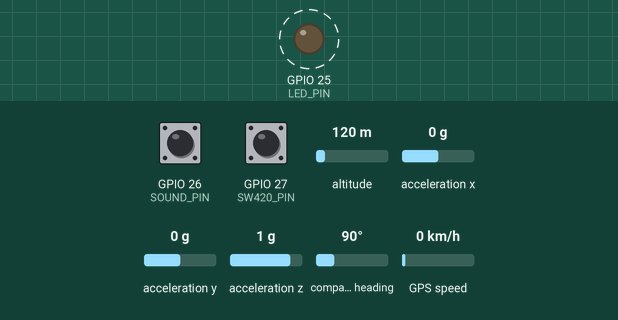
Simulated run of this sketch. Board: ESP32. On the bench: output pins drawn as LEDs (lit = HIGH). Wiring (inferred from the names in the program): MPU-9250 motion sensor at I2C address 0x68. Dashed ring = blinking. The inputs (shaded band) are chosen by the test bench; at power-on: GPIO 26 (SOUND_PIN) HIGH, GPIO 27 (SW420_PIN) HIGH, altitude 120 m, acceleration x 0 g, acceleration y 0 g, acceleration z 1 g, compass heading 90°, GPS speed 0 km/h. The GPS gets a fix after 3 s at 37.7749, -122.4194 with 8 satellites; what the sketch prints to the serial monitor is not drawn.

Above: at 2.6 s.
Timing chart, 0 to 5.4 s (numbered marks = the images above):
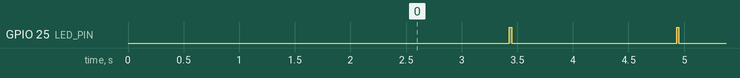

Measured:
- by itself, GPIO 25 (LED_PIN): alternates HIGH for 0.02 s and LOW for 1.5 s

The sketch:

node-01-seismic.ino
```cpp
/* SENTINEL-MESH · NODE 01 · MPU-6500 EARTHQUAKE/VIBRATION
 * Direct USB mode for the dashboard's Node 01 "Connect port" button.
 * Output: exactly one JSON object per line at 115200 baud.
 */
#include <Wire.h>
#include <TinyGPSPlus.h>

constexpr uint8_t MPU_SDA = 21, MPU_SCL = 22;
constexpr uint8_t SW420_PIN = 27, SOUND_PIN = 26, LED_PIN = 25;
constexpr uint8_t GPS_RX_PIN = 16, GPS_TX_PIN = 18;
constexpr uint8_t SW420_ACTIVE_STATE = LOW, SOUND_ACTIVE_STATE = LOW;
constexpr uint32_t SERIAL_BAUD = 115200, GPS_BAUD = 9600;
constexpr uint32_t SAMPLE_INTERVAL_MS = 20, PACKET_INTERVAL_MS = 1500;
constexpr int BATTERY_PERCENT = 100;
constexpr uint8_t MPU_ADDRESS = 0x68, WHO_AM_I_REG = 0x75;
constexpr uint8_t PWR_MGMT_1 = 0x6B, CONFIG_REG = 0x1A, SMPLRT_DIV = 0x19;
constexpr uint8_t GYRO_CONFIG = 0x1B, ACCEL_CONFIG = 0x1C, ACCEL_XOUT_H = 0x3B;
TinyGPSPlus gps;
HardwareSerial gpsSerial(2);
float gravityX = 0, gravityY = 0, gravityZ = 1, packetPeakG = 0;
unsigned long lastSample = 0, lastPacket = 0;
void writeRegister(uint8_t reg, uint8_t value) { Wire.beginTransmission(MPU_ADDRESS); Wire.write(reg); Wire.write(value); Wire.endTransmission(); }
uint8_t readRegister(uint8_t reg) { Wire.beginTransmission(MPU_ADDRESS); Wire.write(reg); if (Wire.endTransmission(false) != 0) return 0xFF; Wire.requestFrom(MPU_ADDRESS, (uint8_t)1); return Wire.available() ? Wire.read() : 0xFF; }
bool readBytes(uint8_t reg, uint8_t* buffer, uint8_t length) { Wire.beginTransmission(MPU_ADDRESS); Wire.write(reg); if (Wire.endTransmission(false) != 0) return false; if (Wire.requestFrom(MPU_ADDRESS, length) != length) return false; for (uint8_t i = 0; i < length; i++) buffer[i] = Wire.read(); return true; }
bool setupMPU6500() { const uint8_t id = readRegister(WHO_AM_I_REG); if (id != 0x70 && id != 0x71 && id != 0x73) return false; writeRegister(PWR_MGMT_1, 0x80); delay(100); writeRegister(PWR_MGMT_1, 0x01); delay(100); writeRegister(CONFIG_REG, 0x03); writeRegister(SMPLRT_DIV, 9); writeRegister(GYRO_CONFIG, 0x08); writeRegister(ACCEL_CONFIG, 0x10); delay(100); return true; }
bool readAcceleration(float& x, float& y, float& z) { uint8_t data[6]; if (!readBytes(ACCEL_XOUT_H, data, sizeof(data))) return false; x = (int16_t)((data[0] << 8) | data[1]) / 4096.0f; y = (int16_t)((data[2] << 8) | data[3]) / 4096.0f; z = (int16_t)((data[4] << 8) | data[5]) / 4096.0f; return true; }
void calibrateGravity() { float sx = 0, sy = 0, sz = 0; int valid = 0; for (int i = 0; i < 150; i++) { float x, y, z; if (readAcceleration(x, y, z)) { sx += x; sy += y; sz += z; valid++; } delay(10); } if (valid) { gravityX = sx / valid; gravityY = sy / valid; gravityZ = sz / valid; } }
void sampleMotion() { float x, y, z; if (!readAcceleration(x, y, z)) return; constexpr float alpha = 0.01f; gravityX += alpha * (x - gravityX); gravityY += alpha * (y - gravityY); gravityZ += alpha * (z - gravityZ); const float lx = x - gravityX, ly = y - gravityY, lz = z - gravityZ; packetPeakG = max(packetPeakG, sqrtf(lx * lx + ly * ly + lz * lz)); }
void readGPS() { while (gpsSerial.available()) gps.encode(gpsSerial.read()); }
void sendDashboardPacket() { const int shock = digitalRead(SW420_PIN) == SW420_ACTIVE_STATE; const int sound = digitalRead(SOUND_PIN) == SOUND_ACTIVE_STATE; String packet = "{\"nodeId\":\"node-1\",\"battery\":" + String(BATTERY_PERCENT) + ",\"sensors\":{\"acceleration\":" + String(packetPeakG, 4) + ",\"shock\":" + String(shock) + ",\"sound\":" + String(sound) + "}"; if (gps.location.isValid() && gps.location.age() < 10000) packet += ",\"location\":{\"lat\":" + String(gps.location.lat(), 6) + ",\"lng\":" + String(gps.location.lng(), 6) + "}"; packet += "}"; Serial.println(packet); packetPeakG = 0; digitalWrite(LED_PIN, HIGH); delay(20); digitalWrite(LED_PIN, LOW); }
void setup() { Serial.begin(SERIAL_BAUD); pinMode(SW420_PIN, INPUT_PULLUP); pinMode(SOUND_PIN, INPUT_PULLUP); pinMode(LED_PIN, OUTPUT); Wire.begin(MPU_SDA, MPU_SCL); Wire.setClock(400000); gpsSerial.begin(GPS_BAUD, SERIAL_8N1, GPS_RX_PIN, GPS_TX_PIN); if (!setupMPU6500()) { Serial.println("MPU6500 missing: expected WHO_AM_I 0x70/0x71/0x73"); while (true) { digitalWrite(LED_PIN, !digitalRead(LED_PIN)); delay(250); } } calibrateGravity(); lastPacket = millis(); }
void loop() { readGPS(); const unsigned long now = millis(); if (now - lastSample >= SAMPLE_INTERVAL_MS) { lastSample = now; sampleMotion(); } if (now - lastPacket >= PACKET_INTERVAL_MS) { lastPacket = now; sendDashboardPacket(); } }
```
